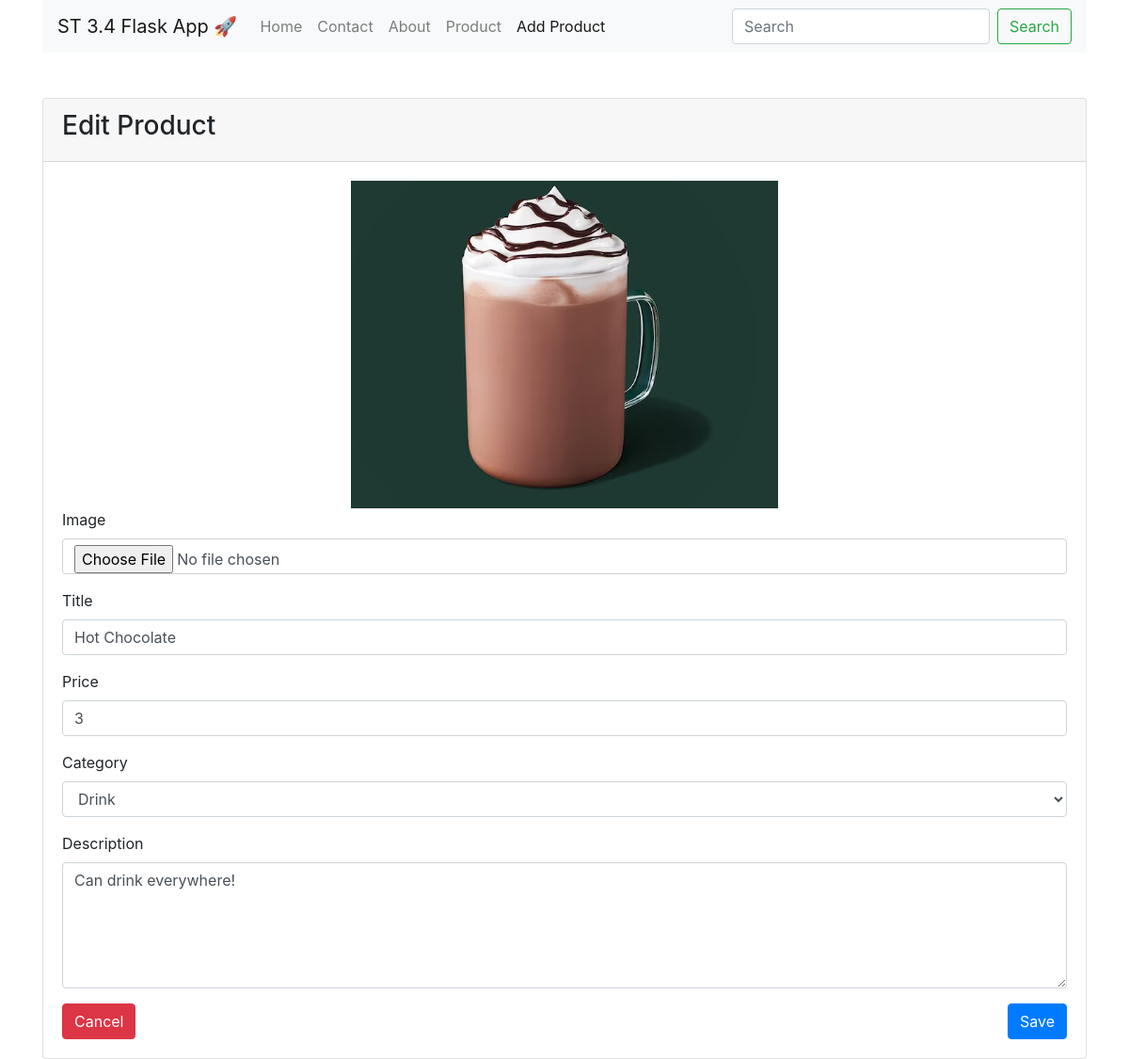
The page /edit_product?id=8 on the database its author committed.
### tables this page shows
CREATE TABLE "product" (
  "id" INTEGER NOT NULL PRIMARY KEY AUTOINCREMENT,
  "title" TEXT,
  "qty" NUMBER,
  "price" NUMBER,
  "category" TEXT,
  "description" TEXT NOT NULL,
  "image" TEXT NOT NULL
);

### app.py (the view)
@app.get('/edit_product')
def edit_product():
    product_id = request.args.get('id')
    row = conn.execute("""SELECT * FROM product where id =?""", (product_id,))
    product = {}
    for item in row:
        image = ''
        if item[6] == None:
            image = 'no_image'
        else:
            image = item[6]
        product = {
            'id': item[0],
            'title': item[1],
            'qty': item[2],
            'price': item[3],
            'category': item[4],
            'description': item[5],
            'image': image,
        }
    return render_template('edit_product.html', product=product, module='add_product')

### templates/edit_product.html (shortened to what this page needs)
<!DOCTYPE html>
<html lang="en">
<head>
    {% include "header_style.html" %}
</head>
<body>
<div class="container">
    <div class="row">
        <div class="col-md-12">
            {% include "navbar.html" %}
        </div>
        <div class="col-md-12 mt-5">
            <div class="card">
                <div class="card-header">
                    <h3>Edit Product</h3>
                </div>
                <div class="card-body">
                    <form action="{{ url_for('update') }}" method="post" name="editProductForm"
                          enctype="multipart/form-data">
                        <div class="form-group">
                            <div style="text-align: center;">
                                {% if product['image'] != 'no_image' %}
                                    <img id="thumbnail"
                                         style="
                                         max-width: 100%"
                                         src="/static/image/crop/{{ product['image'] }}"
                                         onerror="this.src='/static/image/image_error.png';"
                                         alt="image"
                                    >
                                {% endif %}
                            </div>
                            <label for="file">Image</label>
                            <input
                                    type="file"
                                    accept="image/*"
                                    class="form-control"
                                    id="file"
                                    name="file"
                                    onchange="showMyImage(this)"
                            >
                        </div>
                        <div class="form-group">
                            <label for="title">Title</label>
                            <input required value="{{ product['title'] }}" type="text" class="form-control" id="title"
                                   name="title" autocomplete="off">
                        </div>
                        <div class="form-group">
                            <label for="price">Price</label>
                            <input required value="{{ product['price'] }}" type="number" class="form-control" id="price"
                                   name="price" autocomplete="off">
                        </div>
                        <div class="form-group">
                            <label for="category">Category</label>
                            <select required class="form-control" id="category" name="category">
                                <option {{ 'selected' if product['category']=='drink' else '' }} value="drink">Drink
                                </option>
                            </select>
                        </div>
                        <div class="form-group">
                            <label for="description">Description</label>
                            <textarea required
                                      class="form-control" id="description" name="description"
                                      rows="5"
                            >{{ product['description'] }}</textarea>
                        </div>
                        <button onclick="window.location.href='/product'" type="reset" class="btn btn-danger">Cancel
                        </button>
                        <button type="submit" class="btn btn-primary float-right">Save</button>
                    </form>
                </div>
            </div>
        </div>
    </div>
</div>
</body>
</html>

### rows shown on the page
product: image (picture), title "Hot Chocolate", price "3", description "Can drink everywhere!"
